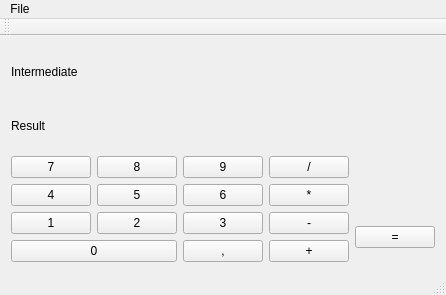
<?xml version="1.0" encoding="UTF-8"?>
<ui version="4.0">
 <class>MainWindow</class>
 <widget class="QMainWindow" name="MainWindow">
  <property name="geometry">
   <rect>
    <x>0</x>
    <y>0</y>
    <width>419</width>
    <height>295</height>
   </rect>
  </property>
  <property name="windowTitle">
   <string>MainWindow</string>
  </property>
  <widget class="QWidget" name="centralWidget">
   <layout class="QHBoxLayout" name="horizontalLayout">
    <item>
     <layout class="QGridLayout" name="gridLayout">
      <item row="2" column="0">
       <widget class="QPushButton" name="pushButton_7">
        <property name="text">
         <string>7</string>
        </property>
       </widget>
      </item>
      <item row="1" column="0" colspan="5">
       <widget class="QLabel" name="label">
        <property name="maximumSize">
         <size>
          <width>16777215</width>
          <height>500000</height>
         </size>
        </property>
        <property name="text">
         <string>Result</string>
        </property>
       </widget>
      </item>
      <item row="4" column="2">
       <widget class="QPushButton" name="pushButton_3">
        <property name="text">
         <string>3</string>
        </property>
       </widget>
      </item>
      <item row="2" column="2">
       <widget class="QPushButton" name="pushButton_9">
        <property name="text">
         <string>9</string>
        </property>
       </widget>
      </item>
      <item row="5" column="0" colspan="2">
       <widget class="QPushButton" name="pushButton_0">
        <property name="text">
         <string>0</string>
        </property>
       </widget>
      </item>
      <item row="5" column="2">
       <widget class="QPushButton" name="pushButton_dot">
        <property name="text">
         <string>,</string>
        </property>
       </widget>
      </item>
      <item row="4" column="3">
       <widget class="QPushButton" name="pushButton_min">
        <property name="text">
         <string>-</string>
        </property>
       </widget>
      </item>
      <item row="2" column="1">
       <widget class="QPushButton" name="pushButton_8">
        <property name="text">
         <string>8</string>
        </property>
       </widget>
      </item>
      <item row="3" column="1">
       <widget class="QPushButton" name="pushButton_5">
        <property name="text">
         <string>5</string>
        </property>
       </widget>
      </item>
      <item row="4" column="1">
       <widget class="QPushButton" name="pushButton_2">
        <property name="text">
         <string>2</string>
        </property>
       </widget>
      </item>
      <item row="3" column="0">
       <widget class="QPushButton" name="pushButton_4">
        <property name="text">
         <string>4</string>
        </property>
       </widget>
      </item>
      <item row="3" column="2">
       <widget class="QPushButton" name="pushButton_6">
        <property name="text">
         <string>6</string>
        </property>
       </widget>
      </item>
      <item row="4" column="0">
       <widget class="QPushButton" name="pushButton_1">
        <property name="text">
         <string>1</string>
        </property>
       </widget>
      </item>
      <item row="4" column="4" rowspan="2">
       <widget class="QPushButton" name="pushButton_ok">
        <property name="text">
         <string>=</string>
        </property>
       </widget>
      </item>
      <item row="5" column="3">
       <widget class="QPushButton" name="pushButton_sum">
        <property name="text">
         <string>+</string>
        </property>
       </widget>
      </item>
      <item row="3" column="3">
       <widget class="QPushButton" name="pushButton_mlt">
        <property name="text">
         <string>*</string>
        </property>
       </widget>
      </item>
      <item row="2" column="3">
       <widget class="QPushButton" name="pushButton_div">
        <property name="text">
         <string>/</string>
        </property>
       </widget>
      </item>
      <item row="0" column="0" colspan="5">
       <widget class="QLabel" name="label_2">
        <property name="text">
         <string>Intermediate</string>
        </property>
       </widget>
      </item>
     </layout>
    </item>
   </layout>
  </widget>
  <widget class="QMenuBar" name="menuBar">
   <property name="geometry">
    <rect>
     <x>0</x>
     <y>0</y>
     <width>419</width>
     <height>21</height>
    </rect>
   </property>
   <widget class="QMenu" name="menuFile">
    <property name="title">
     <string>File</string>
    </property>
    <addaction name="actionExit"/>
   </widget>
   <addaction name="menuFile"/>
  </widget>
  <widget class="QToolBar" name="mainToolBar">
   <attribute name="toolBarArea">
    <enum>TopToolBarArea</enum>
   </attribute>
   <attribute name="toolBarBreak">
    <bool>false</bool>
   </attribute>
  </widget>
  <widget class="QStatusBar" name="statusBar"/>
  <action name="actionExit">
   <property name="text">
    <string>Exit</string>
   </property>
  </action>
 </widget>
 <layoutdefault spacing="6" margin="11"/>
 <resources/>
 <connections/>
 <slots>
  <slot>slotSlot()</slot>
 </slots>
</ui>
